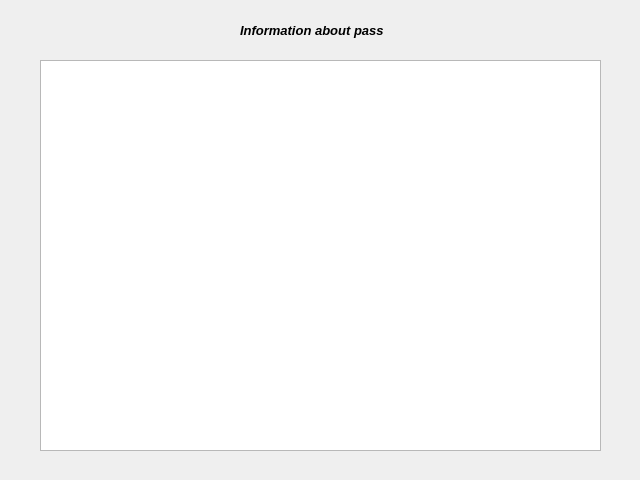
<?xml version="1.0" encoding="UTF-8"?>
<ui version="4.0">
 <class>Form</class>
 <widget class="QWidget" name="Form">
  <property name="geometry">
   <rect>
    <x>0</x>
    <y>0</y>
    <width>640</width>
    <height>480</height>
   </rect>
  </property>
  <property name="windowTitle">
   <string>Day - Book</string>
  </property>
  <property name="windowIcon">
   <iconset>
    <normaloff>../general/images.png</normaloff>../general/images.png</iconset>
  </property>
  <widget class="QLabel" name="label">
   <property name="geometry">
    <rect>
     <x>240</x>
     <y>20</y>
     <width>161</width>
     <height>20</height>
    </rect>
   </property>
   <property name="font">
    <font>
     <pointsize>10</pointsize>
     <weight>75</weight>
     <italic>true</italic>
     <bold>true</bold>
    </font>
   </property>
   <property name="text">
    <string>Information about pass</string>
   </property>
  </widget>
  <widget class="QTextEdit" name="textEdit">
   <property name="geometry">
    <rect>
     <x>40</x>
     <y>60</y>
     <width>561</width>
     <height>391</height>
    </rect>
   </property>
   <property name="readOnly">
    <bool>true</bool>
   </property>
   <property name="overwriteMode">
    <bool>true</bool>
   </property>
   <property name="textInteractionFlags">
    <set>Qt::TextSelectableByMouse</set>
   </property>
  </widget>
 </widget>
 <resources/>
 <connections/>
</ui>
